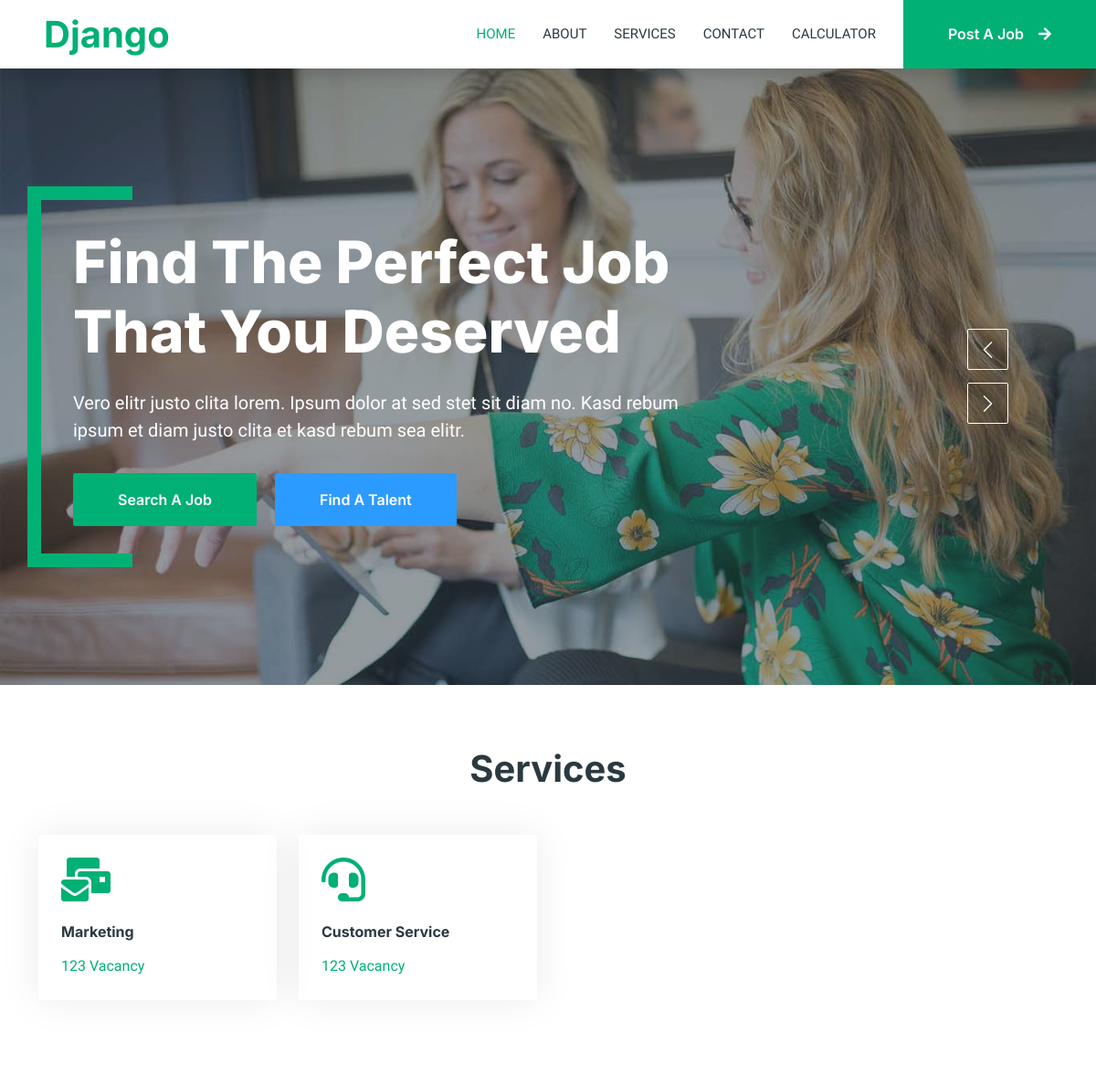
The app's page / (upper part), older data.
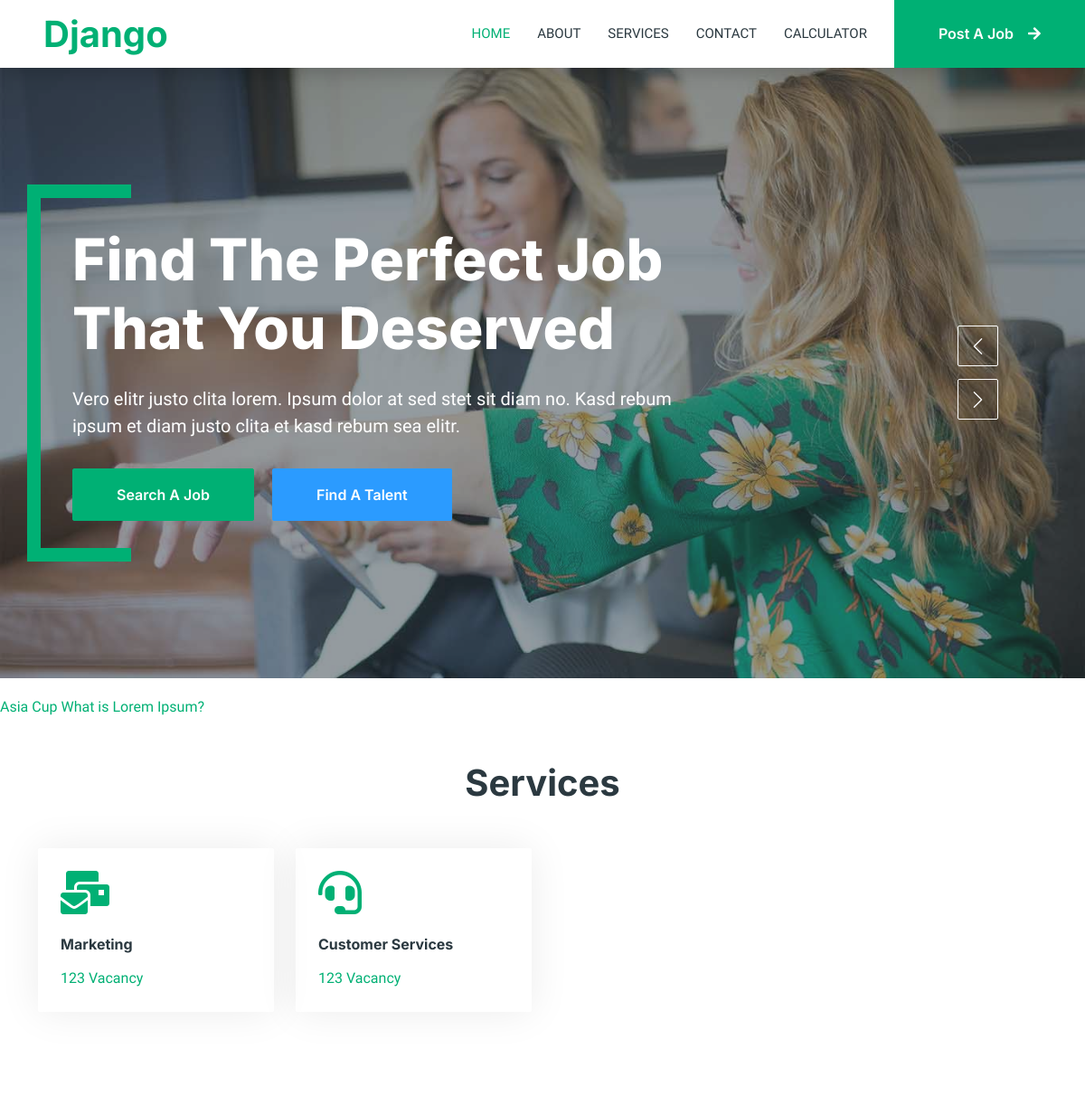
The same page, newer data.
### services/models.py (models this page shows)
class Services(models.Model):
    service_icon = models.CharField(max_length=50)
    service_title = models.CharField(max_length=50)
    service_desc = models.TextField()

### neww/models.py (models this page shows)
class Neww(models.Model):
    title = models.CharField(max_length=100)
    description = HTMLField()
    news_image = models.FileField(upload_to='news/', max_length=250, null=True, default=None)
    news_slug = AutoSlugField(populate_from='title', unique=True, null=True, default=None)

### firstdjangoapp/views.py (the view)
# urls.py: path('', views.homePage, name='home'),
def homePage(request):
    newsData = Neww.objects.all()
    servicesData=Services.objects.all().order_by('-service_title')
    data = {
        'title': 'Home Page',
        'message': 'Welcome to Django',
        'clist': ['Php', 'JavaScript', 'Python'],
        'numbers': [],
        'userDetail': [
            {'name': 'Aviral', 'mobile': '8496079312'},
            {'name': 'Abhishek', 'mobile': '8496072123'}
        ],
        'servicesData':servicesData,
        'newsData': newsData
    }
    return render(request, "index.html", data)

### templates/index.html (shortened to what this page needs)
{% extends 'base.html' %}
{% block content %}
    <div class="container-xxl bg-white p-0">
        <div class="container-fluid p-0">
            <div class="owl-carousel header-carousel position-relative">
                <div class="owl-carousel-item position-relative">
                    <img class="img-fluid" src="/static/img/carousel-1.jpg" alt="">
                    <div class="position-absolute top-0 start-0 w-100 h-100 d-flex align-items-center" style="background: rgba(43, 57, 64, .5);">
                        <div class="container">
                            <div class="row justify-content-start">
                                <div class="col-10 col-lg-8">
                                    <h1 class="display-3 text-white animated slideInDown mb-4">Find The Perfect Job That You Deserved</h1>
                                    <p class="fs-5 fw-medium text-white mb-4 pb-2">Vero elitr justo clita lorem. Ipsum dolor at sed stet sit diam no. Kasd rebum ipsum et diam justo clita et kasd rebum sea elitr.</p>
                                    <a href="" class="btn btn-primary py-md-3 px-md-5 me-3 animated slideInLeft">Search A Job</a>
                                    <a href="" class="btn btn-secondary py-md-3 px-md-5 animated slideInRight">Find A Talent</a>
                                </div>
                            </div>
                        </div>
                    </div>
                </div>
            </div>
        </div>
        <marquee class="marquee-style" onmouseover="stop()" onmouseout="start()">
            {% for news in newsData %}
            <a href="/news-detail/{{news.news_slug}}">{{news.title}}</a>
            {% endfor %}
        </marquee>
        <div class="container-xxl py-5">
            <div class="container">
                <h1 class="text-center mb-5 wow fadeInUp" data-wow-delay="0.1s">Services</h1>
                <div class="row g-4">
                    {% for service in servicesData %}
                    <div class="col-lg-3 col-sm-6 wow fadeInUp" data-wow-delay="0.1s">
                        <a class="cat-item rounded p-4" href="">
                            <i class="fa fa-3x {{service.service_icon}} text-primary mb-4"></i>
                            <h6 class="mb-3">{{service.service_title}}</h6>
                            <p class="mb-0">{{service.service_desc}}</p>
                        </a>
                    </div>
                    {% endfor %}
                </div>
            </div>
        </div>
        <div class="container-xxl py-5">
            <div class="container">
                <div class="row g-5 align-items-center">
                </div>
            </div>
        </div>
    </div>
{% endblock  %}

Row changes from the older to the newer data that the page shows:
added Neww: title "Asia Cup"
added Neww: title "What is Lorem Ipsum?"
changed Services: service_title "Customer Service" → "Customer Services"
